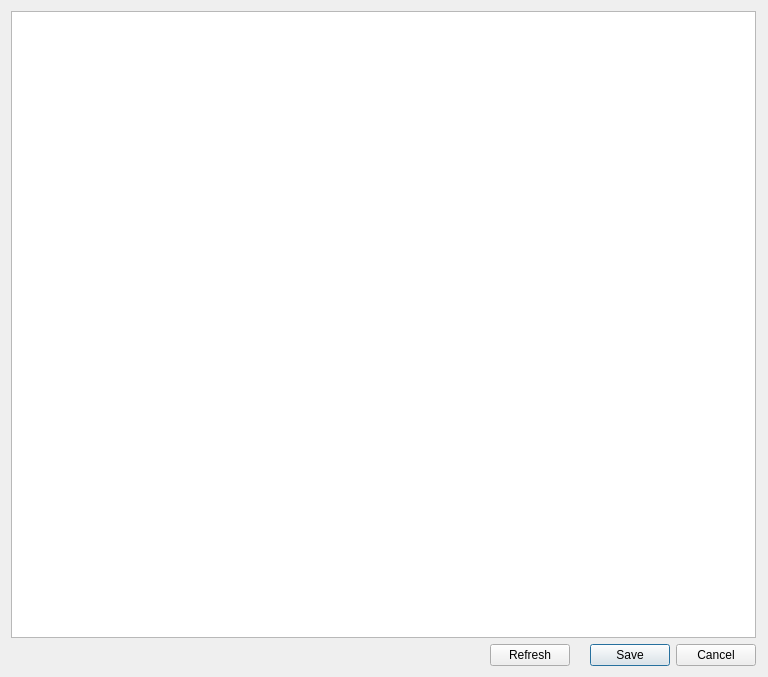
<?xml version="1.0" encoding="UTF-8"?>
<ui version="4.0">
 <class>FileEditorDialog</class>
 <widget class="QDialog" name="FileEditorDialog">
  <property name="windowModality">
   <enum>Qt::ApplicationModal</enum>
  </property>
  <property name="geometry">
   <rect>
    <x>0</x>
    <y>0</y>
    <width>768</width>
    <height>677</height>
   </rect>
  </property>
  <property name="windowTitle">
   <string>File editor</string>
  </property>
  <property name="modal">
   <bool>false</bool>
  </property>
  <layout class="QVBoxLayout" name="verticalLayout">
   <property name="rightMargin">
    <number>12</number>
   </property>
   <item>
    <widget class="QTextEdit" name="uiFileTextEdit">
     <property name="html">
      <string>&lt;!DOCTYPE HTML PUBLIC &quot;-//W3C//DTD HTML 4.0//EN&quot; &quot;http://www.w3.org/TR/REC-html40/strict.dtd&quot;&gt;
&lt;html&gt;&lt;head&gt;&lt;meta name=&quot;qrichtext&quot; content=&quot;1&quot; /&gt;&lt;style type=&quot;text/css&quot;&gt;
p, li { white-space: pre-wrap; }
&lt;/style&gt;&lt;/head&gt;&lt;body style=&quot; font-family:'.SF NS Text'; font-size:13pt; font-weight:400; font-style:normal;&quot;&gt;
&lt;p style=&quot;-qt-paragraph-type:empty; margin-top:0px; margin-bottom:0px; margin-left:0px; margin-right:0px; -qt-block-indent:0; text-indent:0px;&quot;&gt;&lt;br /&gt;&lt;/p&gt;&lt;/body&gt;&lt;/html&gt;</string>
     </property>
    </widget>
   </item>
   <item>
    <layout class="QHBoxLayout" name="horizontalLayout">
     <property name="spacing">
      <number>20</number>
     </property>
     <item>
      <spacer name="horizontalSpacer">
       <property name="orientation">
        <enum>Qt::Horizontal</enum>
       </property>
       <property name="sizeHint" stdset="0">
        <size>
         <width>40</width>
         <height>20</height>
        </size>
       </property>
      </spacer>
     </item>
     <item>
      <widget class="QPushButton" name="uiRefreshButton">
       <property name="text">
        <string>Refresh</string>
       </property>
      </widget>
     </item>
     <item>
      <widget class="QDialogButtonBox" name="uiOkButton">
       <property name="sizePolicy">
        <sizepolicy hsizetype="Fixed" vsizetype="Fixed">
         <horstretch>0</horstretch>
         <verstretch>0</verstretch>
        </sizepolicy>
       </property>
       <property name="orientation">
        <enum>Qt::Horizontal</enum>
       </property>
       <property name="standardButtons">
        <set>QDialogButtonBox::Cancel|QDialogButtonBox::Save</set>
       </property>
      </widget>
     </item>
    </layout>
   </item>
  </layout>
 </widget>
 <resources>
  <include location="../../resources/resources.qrc"/>
 </resources>
 <connections>
  <connection>
   <sender>uiOkButton</sender>
   <signal>accepted()</signal>
   <receiver>FileEditorDialog</receiver>
   <slot>accept()</slot>
   <hints>
    <hint type="sourcelabel">
     <x>554</x>
     <y>361</y>
    </hint>
    <hint type="destinationlabel">
     <x>303</x>
     <y>194</y>
    </hint>
   </hints>
  </connection>
  <connection>
   <sender>uiOkButton</sender>
   <signal>rejected()</signal>
   <receiver>FileEditorDialog</receiver>
   <slot>reject()</slot>
   <hints>
    <hint type="sourcelabel">
     <x>508</x>
     <y>361</y>
    </hint>
    <hint type="destinationlabel">
     <x>303</x>
     <y>194</y>
    </hint>
   </hints>
  </connection>
 </connections>
</ui>
